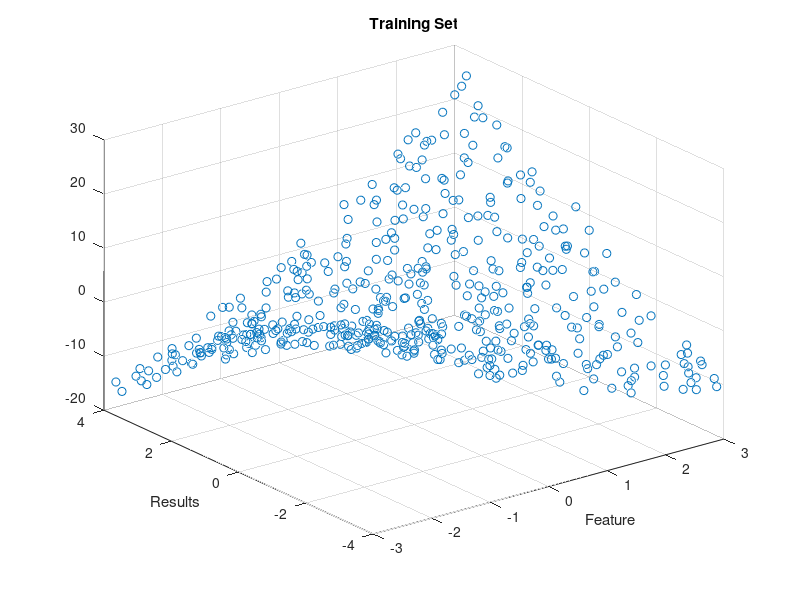

Write MATLAB code to recreate this figure. (Note: this script raises an error after producing the figure.)
clear;

%----------------------------------------
%
% Define a non-linear scattered data set
% x - features
% y - results
%
%----------------------------------------
m = 512;
n =   2;
r = rand(m, 1);  % make random numbers a vector (like a column)

%-----------------
% Define features
%-----------------

% Define data ranges
x_min = [-3, -4];
x_max = [+3, +4];

% Assign values in given data range ...
x = zeros(m, n);
for j = 1 : n
  x(:,j) = [x_min(j) : (x_max(j)-x_min(j))/(m-1) : x_max(j)]';
end

% ... and shuffle them to make it more interesting
for j = 1 : n
  x(:,j) = x( randperm( size(x,1) ), j);
end

%-----------------------
% Create data (results)
%-----------------------
y = 2.0                     ...
  + 1.0 * x(:,1)            ...
  + 0.5 * x(:,1).^2         ...
% - 2.0 * cos(x(:,2))       ...
  - 0.2 * x(:,2).^2         ...
  + 1.5 * x(:,1) .* x(:,2)  ...  % add a mixed term
  + 4.0 * (r-0.5);               % this adds some random noise on top
scatter3(x(:,1), x(:,2), y);

order = input ("Enter polynomial order: ")

%-------------------------------------------
% Append the column with higher order terms
%-------------------------------------------
xl = x;  % original linear vectors
for p = 2 : order
  x = [x  xl(:,1).^p  xl(:,2).^p];              % straight terms
  for q = 1 : p-1
    x = [x  (xl(:,1).^(p-q)) .* (xl(:,2).^q)];  % mixed terms
  end
end

% Plot the training data set
scatter3(x(:,1), x(:,2), y);
title('Training Set');
xlabel('Feature');
ylabel('Results');
hold;

%--------------------
%
% Running regression
%
%--------------------
fprintf('Running regression...\n');

% Setup regularization parameter.
lambda =   0;
alpha  =   0.001;
num_i  = 10000;
[theta mu sigma x_normalized j_history] = ...
  regression_train(x,                     ...
                   y,                     ...
                   alpha,                 ...
                   lambda,                ...
                   num_i);

fprintf('- Initial cost:   %f\n', j_history(1));
fprintf('- Optimized cost: %f\n', j_history(end));

fprintf('- Theta (with normalization):\n');
fprintf('-- %f\n', theta);
fprintf('\n');

%----------------------------
%
% Check the solution you got
%
%----------------------------

%-----------------------------------------
% In simple and stupid way (always works)
%-----------------------------------------
y_h = hypothesis([ones(m,1) x_normalized], theta);
scatter3(x(:,1), x(:,2), y_h);

%----------------------------------
% Plot in a more sophisticated way
%----------------------------------
xs = [sort(x(:,1)) sort(x(:,2))];       % sorted features
xt(:,1:2) = xs(1:ceil(m/41):end, 1:2);  % sorted and sifted features
[x1p, x2p] = meshgrid(xt(:,1), xt(:,2));
M = size(xt,1);
xs = [reshape(x1p, M*M, 1) reshape(x2p, M*M, 1)];
xl = xs;                                % store original linear vectors
for p = 2 : order
  xs = [xs  xl(:,1).^p  xl(:,2).^p];              % straight terms
  for q = 1 : p-1
    xs = [xs  (xl(:,1).^(p-q)) .* (xl(:,2).^q)];  % mixed terms
  end
end
[x_normalized mu sigma] = feature_normalize(xs);
y_h = hypothesis([ones(M*M,1) x_normalized], theta);
yp = reshape(y_h, M, M);
surf(x1p,x2p,yp);

